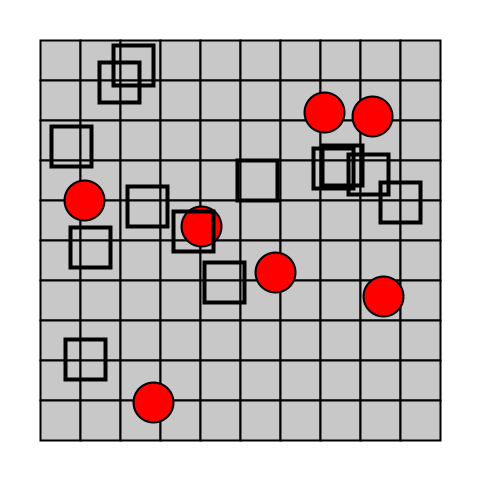
Frame 1 (no input)
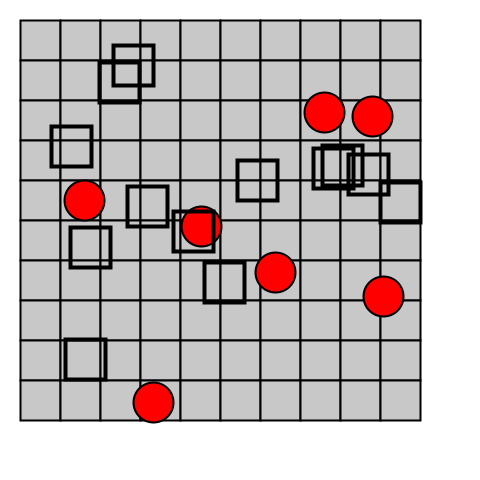
Frame 60 (the mouse pressed at the canvas centre just before this capture)
Frame 120 (the mouse held since frame 60 and released just before this capture): identical to frame 60, image omitted

The Processing sketch that drew these frames (run headless with seeded random() and noise(); from frame 60 on, the mouse is pressed at the canvas centre):

// Processing sketch: Polymorphism_v1_2
// ── Polymorphism_v1_2.pde

// declare a 2d array to hold Tile datatypes
Tile[][] board;

//ArrayList<Wall> listOfWalls;
//ArrayList<Zombie> listOfZombies;
//ArrayList<Room> listOfRooms;
ArrayList listOfShapes;
//Player player1;


// initialise global variables for the number of columns and rows required for the board
//int tilesOnBoard = 10;                             
int boardcols = 10;
int boardrows = 10;


// initialise global variables for tile width, height and tile colour
float tileW = 40;                             
float tileH = 40;

// declare varibales for board colour
int tileFiller = 200;

//float distance; 
//boolean zCollisonDetected; //to detect whether a zombie collison is true or false
//boolean rCollisonDetected; //to detect whether a zombie collison is true or false

void setup() {

  size(480, 480);
  // background(255);

  // initialise the array to hold Tile objects - number of columns and rows on the board
  board = new Tile[boardcols][boardrows];

//  player1 = new Player(50, 25, 10, 10, color(0, 0, 255));

  listOfShapes = new ArrayList<Shape>();
  int numOfShapes = 20;
  
  while (listOfShapes.size() < numOfShapes) {  
    float r = random(1);
    //50% chance of adding each kind of shape.
    if (r < 0.5) {
      listOfShapes.add(new Room(random(tileW*1.5, width-tileW*1.5), random(tileH*1.5, height-tileH*1.5), 40, 40, color(0, 0, 255)));
    } else {
      listOfShapes.add(new Zombie(random(tileW*1.5, width-tileW*1.5), random(tileH*1.5, height-tileH*1.5), 20, color(255,0,0)));
    }
  }

  
/*
  //Zombie Collision Function//
  listOfZombies = new ArrayList<Zombie>();
  int zombieSize = 20;
  zombieCollision(listOfZombies,zombieSize);

  //Rooms Collosion Function//
  listOfRooms = new ArrayList<Room>();
  int roomSize=10;
  roomCollision(listOfRooms,roomSize);
*/

  // nested for loop used to store number of columns and rows in the board array 
  for (int i=0; i < boardcols; i ++) {
    for (int j=0; j < boardrows; j ++) {

      // initialise each Tile object using the number of columns and rows stored in the array's  
      board[i][j] = new Tile(i*40+40, j*40+40, tileW, tileH, tileFiller);
    }
  }
}


void draw () {

  background(255);
  //player1.displayPlayer();

  //initialise main board
  for (int i = 0; i < boardcols; i ++) {
    for (int j = 0; j < boardrows; j ++) {
      board[i][j].displayTile();
    }
  }
  
//  for (Shape a: listOfShapes) {
//    println(listOfShapes);
//  a.display();
//}

  for (int i=0; i<listOfShapes.size(); i++) {          // Loop through the ArrayList listOfZombies, size determined by variable zombieSize
    Shape thisShape = (Shape)listOfShapes.get(i);         // Get a reference to the current Zombie and store it in thisZombie
    thisShape.display();              // 
  }
/*
  for (int i=0; i<listOfZombies.size(); i++) {          // Loop through the ArrayList listOfZombies, size determined by variable zombieSize
    Zombie thisZombie = listOfZombies.get(i);         // Get a reference to the current Zombie and store it in thisZombie
    thisZombie.displayZombie();              //
  }

  for (int i=0; i<listOfRooms.size(); i++) {          // Loop through the ArrayList listOfRoom, size determined by variable roomSize
    Room thisRoom = listOfRooms.get(i);         // Get a reference to the current Room and store it in thisRoom
    thisRoom.displayRoom();              //
  } 
*/

  //player1.displayPlayer();
}

// ── CollisionDetection.pde
/*
/////////////////////////////
//Rooms Collosion Detection//
  void roomCollision(ArrayList<Room> listOfRooms, int roomSize){
  int noOfRoomCollisions = 0;
  while (listOfRooms.size() < roomSize) {  
    //listOfRooms.add(new Room(random(tileW*1.5, width-tileW*1.5), random(tileH*1.5, height-tileH*1.5), 40, 40, color(0, 0, 255)));
    boolean rCollisonDetected = false;
    Room tempRoom = new Room(random(tileW*1.5, width-tileW*1.5), random(tileH*1.5, height-tileH*1.5), 40, 40, color(0, 0, 255));
    
    for (int i=0; i<listOfRooms.size(); i++) { 
      Room currentRoom = listOfRooms.get(i);
      if(currentRoom.intersection(currentRoom, tempRoom)){
        rCollisonDetected = true;
        noOfRoomCollisions = noOfRoomCollisions + 1;
        println("Room Collision: " + noOfRoomCollisions);
      }
    }
    if (rCollisonDetected == false) { //if no collision then add a zombie
      listOfRooms.add(tempRoom);
    }
  }
  println("Total Room Collisions: " + noOfRoomCollisions);
  }
  
  
  //////////////////////////////
  //Zombie Collosion Detection//
  void zombieCollision(ArrayList<Zombie> listOfZombies, int zombieSize){
  int noOfZombieCollisions = 0; //check number of collisions   
  while (listOfZombies.size() < zombieSize) { 
    //  listOfZombies.add(new Zombie(random(tileW*1.5, width-tileW*1.5), random(tileH*1.5, height-tileH*1.5), 20, color(255,0,0)));
    zCollisonDetected = false; //when there is no collision, exit and draw a zombie
    Zombie tempZombie = new Zombie(random(tileW*1.5, width-tileW*1.5), random(tileH*1.5, height-tileH*1.5), 10, color(255, 0, 0)); //create a zombie object to check 2nd object against 

    for (int i=0; i<listOfZombies.size(); i++) { 
      Zombie currentZombie = listOfZombies.get(i); //get object from arraylist and then compare against tempZombie
      //float distance = checkCollision(currentZombie.getX(), currentZombie.getY(), currentZombie.getR(), tempZombie.getX(), tempZombie.getY(), tempZombie.getR());
      if(currentZombie.checkCollision(currentZombie, tempZombie)){
      //  distance = currentZombie.checkCollision(currentZombie.getX(), currentZombie.getY(), currentZombie.getR(), tempZombie.getX(), tempZombie.getY(), tempZombie.getR());
      //  if (distance < currentZombie.getR() + tempZombie.getR()) {  //check distance between both radius points
        zCollisonDetected = true; //if collison is true then go round loop again, get another zombie object and check against tempZombie object  
        noOfZombieCollisions = noOfZombieCollisions + 1; //counter for checking number of collisons;
        println("Zombie Collision: " + noOfZombieCollisions); 
        break;
      }
    }
    if (zCollisonDetected == false) { //if no collision then add a zombie
      listOfZombies.add(tempZombie);
    }
  }
  println("Total Zombie Collisions: " + noOfZombieCollisions); 
  }
*/ 
  
  

// ── Player.pde
class Player extends Shape {                

  float xPlayerPosition;          // declare variable for x position of player
  float yPlayerPosition;          // declare variable for y position of player

  float playerWidth;          // declare variable for tile width
  float playerHeight;         // declare variable for tile height

  color playerColor;         // declare player color variable 


  Player(float initialXPos, float initialYPos, float initialWidth, float initialHeight, color initialColour) {     // class constructor and arguments for creating the 
                                                                                                                     // player object as local variables

    xPlayerPosition = initialXPos;
    yPlayerPosition = initialYPos;

    playerWidth = initialWidth;
    playerHeight = initialHeight;

    playerColor = initialColour;
  }

  void displayPlayer() {  
    
    //rectMode(CENTER);
    strokeWeight(2);
    stroke(0);
    
    fill(playerColor);
    rect(xPlayerPosition, yPlayerPosition, playerWidth, playerHeight);
  }
}

// ── Room.pde

class Room extends Shape {                

  float xRoomPosition;          // declare variable for x position of player
  float yRoomPosition;          // declare variable for y position of player

  float roomWidth;          // declare variable for tile width
  float roomHeight;         // declare variable for tile height

  color roomColor;         // declare player color variable 


  Room(float initialXPos, float initialYPos, float initialWidth, float initialHeight, color initialColour) {     // class constructor and arguments for creating the 
    // player object as local variables

    xRoomPosition = initialXPos;
    yRoomPosition = initialYPos;

    roomWidth = initialWidth;
    roomHeight = initialHeight;

    roomColor = initialColour;
  }

  void display() {  

    strokeWeight(4);
    stroke(0);
    rectMode(CENTER);
    noFill();
    rect(xRoomPosition, yRoomPosition, roomWidth, roomHeight);
  }

   void message() {
  println("I am a Room"); 
   }

  boolean intersection(Room r1, Room r2) {
    if (r1.xRoomPosition > r2.xRoomPosition + r2.roomWidth ||
      r1.xRoomPosition + r1.roomWidth < r2.xRoomPosition ||
      r1.yRoomPosition > r2.yRoomPosition + r2.roomHeight ||
      r1.yRoomPosition + r1.roomHeight < r2.yRoomPosition) {
      return false;
    }
    return true;
  }
}

// ── Shape.pde
class Shape {                

    void display(){}
    
    void message(){}
    
    float getxZombiePosition() {  
    return 0;
     }
     
    float getyZombiePosition() {  
    return 0;
     }
     
    float getzombieRadius() {  
    return 0;
     }


}

// ── Tile.pde
class Tile {                

  float xPosition;          // declare variable for x position of rectangle
  float yPosition;          // declare variable for y position of rectangle

  float tileWidth;          // declare variable for tile width
  float tileHeight;         // declare variable for tile height

  color tileColour;         // declare tileColour variable 

  Tile() {
  }

  Tile(float initialXPos, float initialYPos, float initialWidth, float initialHeight, color initialTileColour) {     // class constructor and arguments for creating the 
                                                                                                                     // tile object as local variables

    xPosition = initialXPos;
    yPosition = initialYPos;

    tileWidth = initialWidth;
    tileHeight = initialHeight;

    tileColour = initialTileColour;
  }

  void displayTile() {      // create tile object (position, height/width, color etc) 
    
    //rectMode(CENTER);
    strokeWeight(2);
    stroke(0);
    
    fill(tileColour);
    rect(xPosition, yPosition, tileWidth, tileHeight);
  }
    
}

// ── Zombie.pde
class Zombie extends Shape {                

  float xZombiePosition;          // declare variable for x position of player
  float yZombiePosition;          // declare variable for y position of player

  float zombieWidth;          // declare variable for tile width
  float zombieHeight;         // declare variable for tile height

  float zombieRadius;        //using radius due to ellipseMode

  color zombieColor;         // declare player color variable 


  Zombie(float initialXPos, float initialYPos, float initialRad, color initialColour) {     

    xZombiePosition = initialXPos;         
    yZombiePosition = initialYPos;
    zombieRadius = initialRad;
    zombieColor = initialColour;
  } 

  void display() {  
    strokeWeight(2);
    stroke(0);
    ellipseMode(RADIUS);
    fill(zombieColor);
    ellipse(xZombiePosition, yZombiePosition, zombieRadius, zombieRadius);
  }

 void message() {
  println("I am a zombie"); 
   }


boolean checkCollision(Shape s1) 
    { 
       if(s1 instanceof Zombie)
       {
         return dist(xZombiePosition, yZombiePosition, s1.getxZombiePosition(), s1.getyZombiePosition()) < (zombieRadius)+(s1.getzombieRadius());
       }
       else if(s1 instanceof Room)
       {
         
       }
       return false;
    }
    
    
    float getxZombiePosition() {  
      return xZombiePosition;
     }
     
    float getyZombiePosition() {  
      return yZombiePosition;
     }
     
    float getzombieRadius() {  
      return zombieRadius;
     }
    
}
/*
 boolean checkCollision(Zombie z1, Zombie z2) {
    if(dist(z1.xZombiePosition, z1.yZombiePosition, z2.xZombiePosition, z2.yZombiePosition) < (z1.zombieRadius)+(z2.zombieRadius)) 
     {
       return true;
     }
    return false;
  }
*/
